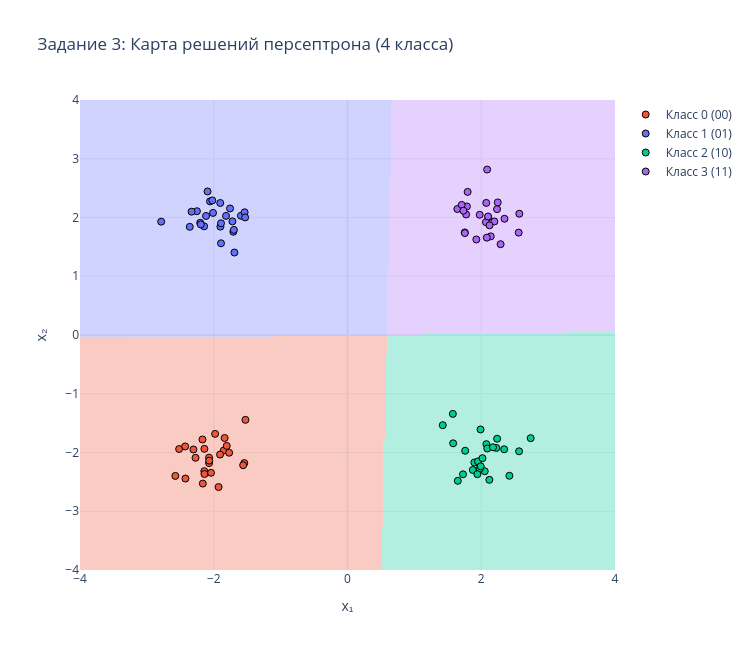

The notebook cell saved with this chart:
### Markdown cell above
### Карта решений персептрона

### Code cell
xx, yy = np.meshgrid(np.linspace(-4, 4, 300), np.linspace(-4, 4, 300))
grid_points = np.column_stack([xx.ravel(), yy.ravel()])
grid_predictions = perc4.predict_batch(grid_points).reshape(xx.shape)

fig_map = go.Figure()

fig_map.add_trace(go.Heatmap(
    x=np.linspace(-4, 4, 300),
    y=np.linspace(-4, 4, 300),
    z=grid_predictions,
    colorscale=[
        [0.0, '#EF553B'], [0.33, '#636EFA'],
        [0.66, '#00CC96'], [1.0, '#AB63FA']
    ],
    showscale=False,
    opacity=0.3
))

for cls in range(4):
    mask = t4 == cls
    fig_map.add_trace(go.Scatter(
        x=X4[mask, 0], y=X4[mask, 1],
        mode='markers',
        marker=dict(size=7, color=color_map[cls], line=dict(width=1, color='black')),
        name=class_labels[cls]
    ))

fig_map.update_layout(
    title='Задание 3: Карта решений персептрона (4 класса)',
    xaxis_title='x₁', yaxis_title='x₂',
    xaxis=dict(range=[-4, 4]),
    yaxis=dict(range=[-4, 4]),
    template='plotly_white',
    width=750, height=650
)
fig_map.write_html('report/outputs/task3_decision_map.html')
fig_map.show()

### Figure 1 — Plotly figure (JSON) as saved in the notebook; plotly's stock layout.template omitted (floating-point values rounded to 4 significant figures; data arrays with more than 128 entries replaced by an {"elided": "..."} marker saying what was removed)
{"data": [{"colorscale": [[0, "#EF553B"], [0.33, "#636EFA"], [0.66, "#00CC96"], [1, "#AB63FA"]], "opacity": 0.3, "showscale": false, "type": "heatmap", "x": {"elided": "300 float values"}, "y": {"elided": "300 float values"}, "z": {"elided": "300x300 int values"}}, {"marker": {"color": "#EF553B", "line": {"color": "black", "width": 1}, "size": 7}, "mode": "markers", "name": "Класс 0 (00)", "type": "scatter", "x": [-1.851, -2.041, -1.806, -1.543, -2.07, -2.07, -1.526, -1.77, -2.141, -1.837, -2.139, -2.14, -1.927, -2.574, -2.517, -2.169, -2.304, -1.906, -2.272, -2.424, -1.56, -2.068, -1.98, -2.427, -2.163], "y": [-1.967, -2.345, -1.887, -2.18, -2.088, -2.181, -1.444, -2.004, -2.317, -1.753, -2.366, -1.937, -2.588, -2.398, -1.941, -1.778, -1.949, -2.035, -2.09, -2.444, -2.216, -2.138, -1.683, -1.897, -2.529]}, {"marker": {"color": "#636EFA", "line": {"color": "black", "width": 1}, "size": 7}, "mode": "markers", "name": "Класс 1 (01)", "type": "scatter", "x": [-1.903, -2.116, -2.203, -1.816, -1.691, -1.721, -2.252, -2.093, -1.901, -1.707, -2.144, -2.056, -2.332, -2.359, -1.756, -1.593, -2.022, -1.699, -1.892, -2.194, -1.892, -1.539, -2.011, -1.531, -2.786], "y": [2.247, 2.026, 1.91, 2.028, 1.404, 1.934, 2.107, 2.443, 1.845, 1.757, 1.849, 2.275, 2.099, 1.841, 2.154, 2.029, 2.291, 1.789, 1.902, 1.882, 1.561, 2.089, 2.078, 2.002, 1.93]}, {"marker": {"color": "#00CC96", "line": {"color": "black", "width": 1}, "size": 7}, "mode": "markers", "name": "Класс 2 (10)", "type": "scatter", "x": [1.575, 1.874, 1.897, 1.759, 1.952, 2.121, 2.566, 2.052, 2.077, 1.978, 1.424, 1.992, 2.018, 2.739, 1.942, 2.09, 1.99, 1.649, 2.343, 2.226, 2.237, 1.727, 2.421, 1.579, 2.176], "y": [-1.343, -2.297, -2.17, -1.97, -2.151, -2.465, -1.979, -2.319, -1.858, -2.276, -1.535, -2.235, -2.097, -1.756, -2.369, -1.932, -1.608, -2.482, -1.945, -1.922, -1.765, -2.371, -2.396, -1.843, -1.911]}, {"marker": {"color": "#AB63FA", "line": {"color": "black", "width": 1}, "size": 7}, "mode": "markers", "name": "Класс 3 (11)", "type": "scatter", "x": [2.075, 2.104, 1.796, 2.07, 2.088, 1.786, 2.56, 2.142, 1.643, 2.197, 1.708, 2.236, 2.348, 1.754, 2.289, 2.124, 2.247, 2.569, 1.926, 1.774, 1.733, 1.755, 1.977, 2.102, 2.083], "y": [2.248, 2.004, 2.436, 1.921, 2.816, 2.188, 1.743, 1.679, 2.145, 1.933, 2.214, 2.142, 1.978, 1.746, 1.546, 1.866, 2.257, 2.064, 1.626, 2.052, 2.116, 1.735, 2.046, 2.017, 1.657]}], "layout": {"height": 650, "title": {"text": "Задание 3: Карта решений персептрона (4 класса)"}, "width": 750, "xaxis": {"range": [-4, 4], "title": {"text": "x₁"}}, "yaxis": {"range": [-4, 4], "title": {"text": "x₂"}}}}
